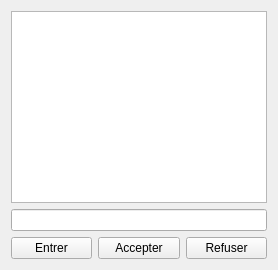
                        <widget class="QWidget" name="tab_11">
                         <attribute name="title">
                          <string>Notifications</string>
                         </attribute>
                         <layout class="QHBoxLayout" name="horizontalLayout_92">
                          <item>
                           <layout class="QVBoxLayout" name="verticalLayout_37">
                            <item>
                             <layout class="QHBoxLayout" name="horizontalLayout_93">
                              <item>
                               <widget class="QTableView" name="tableView_notifications_2"/>
                              </item>
                             </layout>
                            </item>
                            <item>
                             <widget class="QLineEdit" name="enter_cin_2"/>
                            </item>
                            <item>
                             <layout class="QHBoxLayout" name="horizontalLayout_94">
                              <item>
                               <widget class="QPushButton" name="entrer_2">
                                <property name="text">
                                 <string>Entrer</string>
                                </property>
                               </widget>
                              </item>
                              <item>
                               <widget class="QPushButton" name="accepter_2">
                                <property name="text">
                                 <string>Accepter</string>
                                </property>
                               </widget>
                              </item>
                              <item>
                               <widget class="QPushButton" name="refuser_2">
                                <property name="text">
                                 <string>Refuser</string>
                                </property>
                               </widget>
                              </item>
                             </layout>
                            </item>
                           </layout>
                          </item>
                         </layout>
                        </widget>
